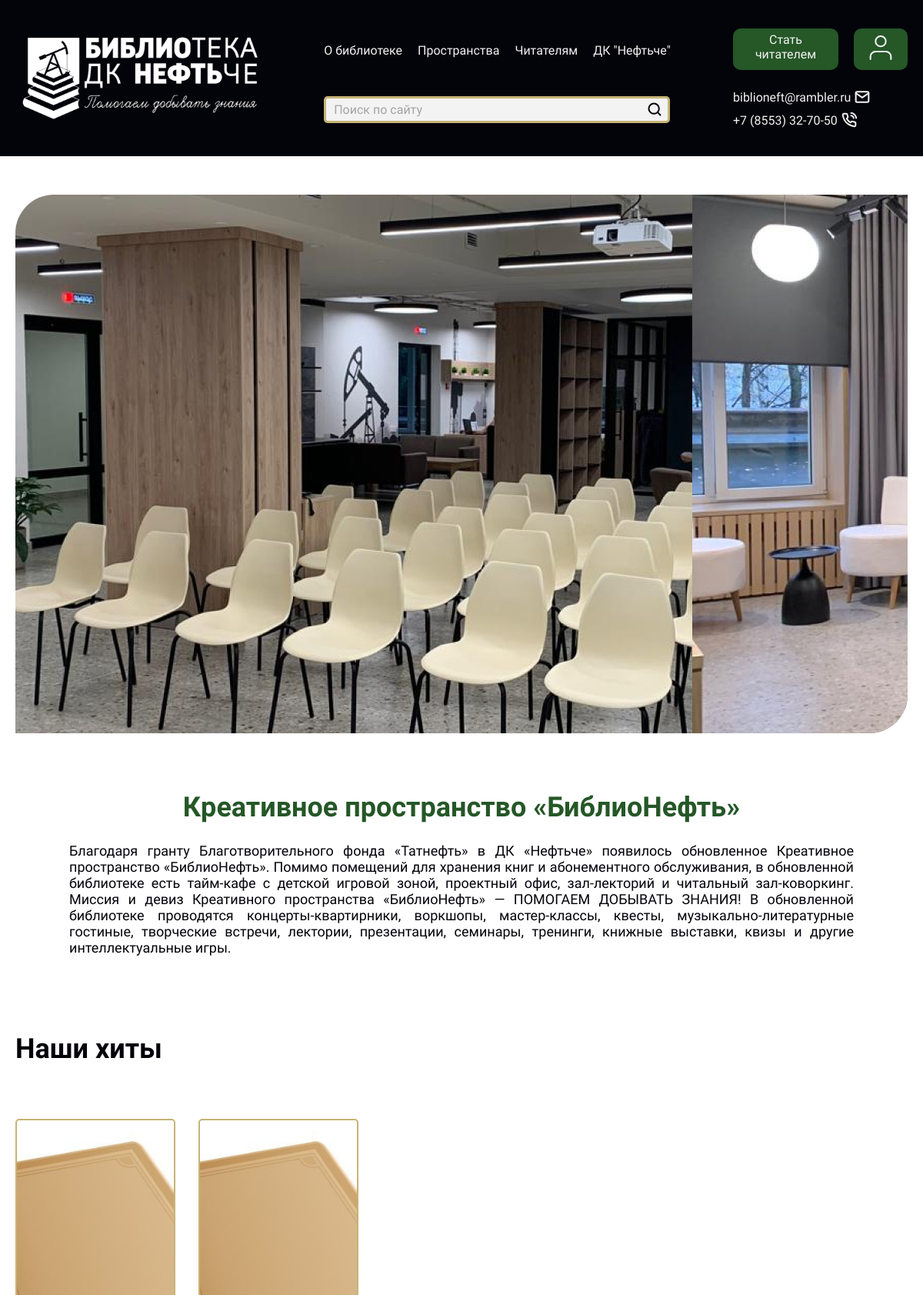
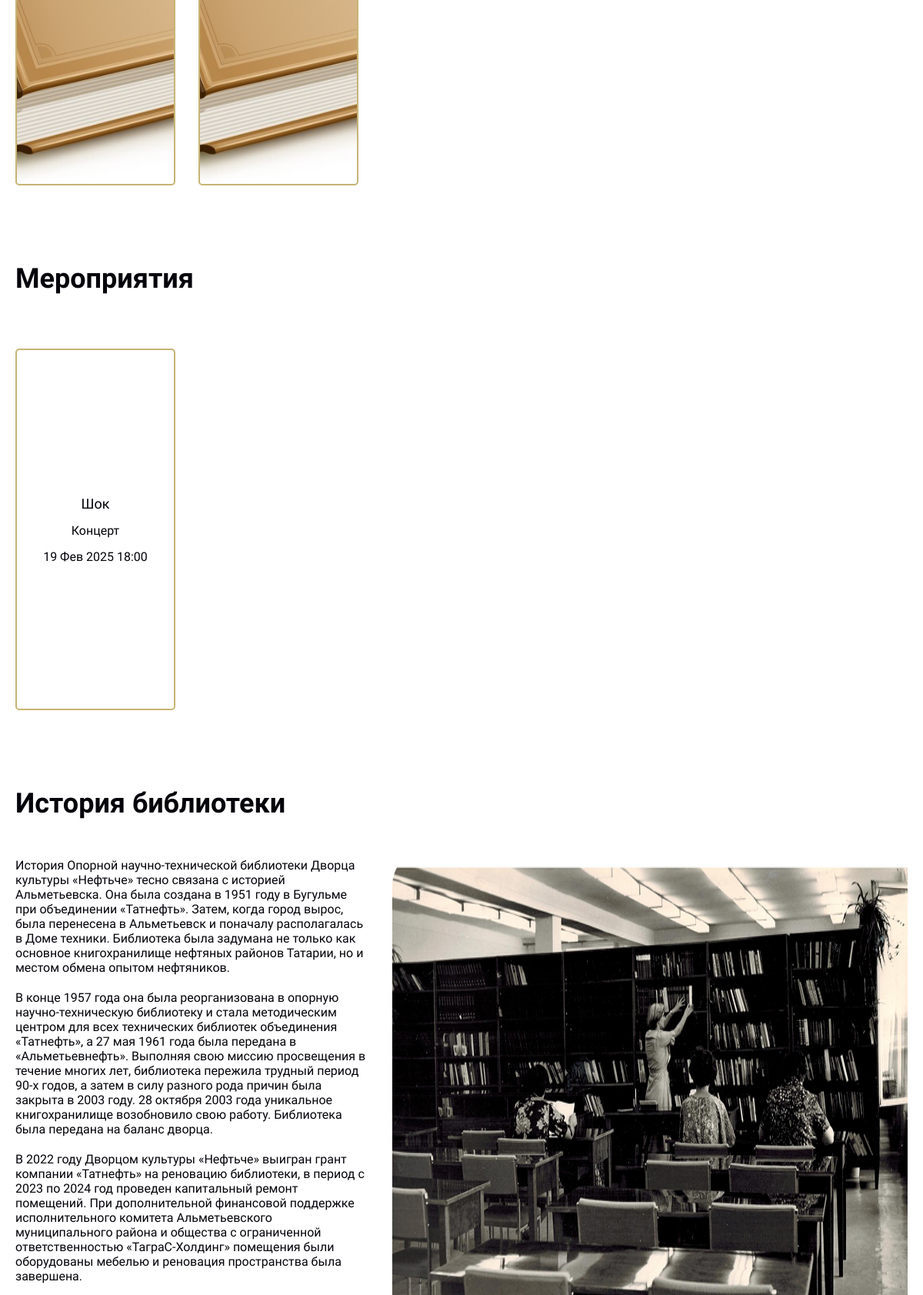
The page / (upper part) on the database its author committed (2 pictures, top to bottom).
### main/models.py (models this page shows, shortened)
class Book(models.Model):
    title = models.CharField(max_length=200, verbose_name="Название книги")
    author = models.CharField(max_length=100, verbose_name="Автор")
    description = models.TextField(verbose_name="Описание", blank=True, null=True)
    published_date = models.DateField(verbose_name="Дата написания")
    isbn = models.CharField(max_length=13, unique=True, verbose_name="ISBN")
    pages = models.PositiveIntegerField(verbose_name="Количество страниц", validators=[MinValueValidator(1)])
    borrowed_by = models.ForeignKey(
        User,
        on_delete=models.SET_NULL,
        null=True,
        blank=True,
        verbose_name="Взято на чтение",
        related_name="borrowed_books_by"
    )
    added_by = models.ForeignKey(
        User,
        on_delete=models.SET_NULL,
        null=True,
        blank=True,
        verbose_name="Добавлено пользователем",
        related_name="added_books"
    )
    created_at = models.DateTimeField(auto_now_add=True, verbose_name="Дата создания")
    updated_at = models.DateTimeField(auto_now=True, verbose_name="Дата обновления")
    image_book = models.ImageField(upload_to='book/', blank=True, null=True)
    class Meta:
        verbose_name = "Книга"
        verbose_name_plural = "Книги"

class Event(models.Model):
    EVENT_TYPES = [
        ('concert', 'Концерт'),
        ('lecture', 'Лекция'),
        ('workshop', 'Мастер-класс'),
        ('meetup', 'Встреча'),
        ('other', 'Другое'),
    ]
    title = models.CharField(max_length=200, verbose_name="Название мероприятия")
    description = models.TextField(verbose_name="Описание", blank=True, null=True)
    event_type = models.CharField(max_length=50, choices=EVENT_TYPES, verbose_name="Тип мероприятия")
    start_date = models.DateTimeField(verbose_name="Дата и время начала")
    location = models.CharField(max_length=200, verbose_name="Место проведения")
    organizer = models.ForeignKey(
        User,
        on_delete=models.SET_NULL,  # Если организатор удален, оставить событие
        null=True,
        blank=True,
        verbose_name="Организатор",
        related_name="organized_events"
    )
    participants = models.ManyToManyField(
        User,
        related_name="events_participated",
        blank=True,
        verbose_name="Зрители"
    )
    max_participants = models.PositiveIntegerField(
        verbose_name="Максимальное количество зрителей",
        validators=[MinValueValidator(1)],
        blank=True,
        null=True
    )
    is_active = models.BooleanField(default=True, verbose_name="Активно")
    created_at = models.DateTimeField(auto_now_add=True, verbose_name="Дата создания")
    updated_at = models.DateTimeField(auto_now=True, verbose_name="Дата обновления")
    class Meta:
        verbose_name = "Мероприятие"
        verbose_name_plural = "Мероприятия"

### main/views.py (the view)
# urls.py: path('', views.index, name='home'),
def index(request):
    books = Book.objects.exclude(image_book__isnull=True).exclude(image_book__exact='')
    events = Event.objects.filter(is_active=True).order_by('start_date')
    return render(request, 'main/index.html', {'books': books, 'events': events})

### main/templates/main/index.html (shortened to what this page needs)
{% extends 'base.html' %}
{% load static %}
{% block content %}
<div class="container">
  <div class="swiper mySwiper1">
    <div class="swiper-wrapper">
      <div class="swiper-slide">
        <img src="{% static 'images/karusel.png' %}" alt="">
      </div>
      <div class="swiper-slide">
        <img src="{% static 'images/karusel1.png' %}" alt="">
      </div>
    </div>
  </div>
  <h1 class="desc_title">Креативное пространство «БиблиоНефть»</h1>
  <p class="bn_desc">Благодаря гранту Благотворительного фонда «Татнефть» в ДК «Нефтьче» появилось обновленное Креативное пространство «БиблиоНефть». Помимо помещений для хранения книг и абонементного обслуживания, в обновленной библиотеке есть тайм-кафе с детской игровой зоной, проектный офис, зал-лекторий и читальный зал-коворкинг.
Миссия и девиз Креативного пространства «БиблиоНефть» — ПОМОГАЕМ ДОБЫВАТЬ ЗНАНИЯ! В обновленной библиотеке проводятся концерты-квартирники, воркшопы, мастер-классы, квесты, музыкально-литературные гостиные, творческие встречи, лектории, презентации, семинары, тренинги, книжные выставки, квизы и другие интеллектуальные игры.</p>
  <div class="books">
    <div class="events_head">
      <h1 class="events_title">Наши хиты</h1>
    </div>
    <div class="swiper mySwiper2">
      <div class="swiper-wrapper">
          {% for book in books %}
          <div class="swiper-slide"
               style="background-image: url('{{ book.image_book.url }}');">
          </div>
          {% endfor %}
      </div>
  </div>
  </div>
  <div class="events">
    <div class="events_head">
      <h1 class="events_title">Мероприятия</h1>
    </div>
    <div class="swiper mySwiper3">
      <div class="swiper-wrapper">
        {% for event in events %}
        <div class="swiper-slide">
          <div class="event_card">
            <a href="{% url 'event_detail' event.pk %}" class="event_title">{{ event.title }}</a>
            <p class="event_type">{{ event.get_event_type_display }}</p>
            <p class="event_date">{{ event.start_date|date:"d M Y H:i" }}</p>
          </div>
        </div>
        {% empty %}
        <div class="swiper-slide">
          <p>Нет мероприятий</p>
        </div>
        {% endfor %}
      </div>
  </div>
  </div>
  <div id="history" class="history">
    <h1 class="events_title">История библиотеки</h1>
    <div class="pages_first_line">
        <div class="pages_text">
            <p class="pages_par1">История Опорной научно-технической библиотеки Дворца культуры «Нефтьче» тесно связана с историей Альметьевска. Она была создана в 1951 году в Бугульме при объединении «Татнефть». Затем, когда город вырос, была перенесена в Альметьевск и поначалу располагалась в Доме техники. Библиотека была задумана не только как основное книгохранилище нефтяных районов Татарии, но и местом обмена опытом нефтяников.</p>
            <p class="pages_par2">В конце 1957 года она была реорганизована в опорную научно-техническую библиотеку и стала методическим центром для всех технических библиотек объединения «Татнефть», а 27 мая 1961 года была передана в «Альметьевнефть». Выполняя свою миссию просвещения в течение многих лет, библиотека пережила трудный период 90-х годов, а затем в силу разного рода причин была закрыта в 2003 году. 28 октября 2003 года уникальное книгохранилище возобновило свою работу. Библиотека была передана на баланс дворца.</p>
            <p class="pages_par3">В 2022 году Дворцом культуры «Нефтьче» выигран грант компании «Татнефть» на реновацию библиотеки, в период с 2023 по 2024 год проведен капитальный ремонт помещений. При дополнительной финансовой поддержке исполнительного комитета Альметьевского муниципального района и общества с ограниченной ответственностью «ТаграС-Холдинг» помещения были оборудованы мебелью и реновация пространства была завершена.</p>
        </div>
        <img src="{% static 'pages_img/history/history1.png' %}" alt="">
    </div>
  </div>
</div>
{% endblock %}

### main/static/style.css (style rules this page uses)
* { box-sizing: border-box; margin: 0; padding: 0; font-family: Unbounded; color: #03030A; scroll-behavior: smooth; }
.container { overflow: hidden; max-width: 1760px; padding: 0 20px; margin: 0 auto; }
a { text-decoration: none; }
.desc_title { color: #255727; font-size: 36px; text-align: center; margin-top: 75px; }
.bn_desc { margin: 0 auto; margin-top: 25px; text-align: justify; width: 1020px; font-size: 18px; font-weight: 500; }
.mySwiper1 { margin-top: 50px; border-top-left-radius: 50px; border-bottom-right-radius: 50px; }
.swiper-slide, .book_cards { display: flex; justify-content: center; align-items: center; }
.events_head { margin-top: 100px; display: flex; align-items: center; justify-content: space-between; }
.events_title, .pages_title { font-size: 36px; }
.mySwiper2, .mySwiper3 { margin-top: 20px; }
.events .swiper-slide, .books .swiper-slide, .book_card { border: 2px #C7B475 solid; border-radius: 5px; height: 470px; width: 320px; }
.mySwiper2 .swiper-slide, .book_card { position: relative; background-size: cover; background-position: center; transition: opacity 0.3s ease; }
.mySwiper2 .swiper-slide::before, .book_card::before { content: ''; position: absolute; top: 0; left: 0; right: 0; bottom: 0; background: rgba(0, 0, 0, 0.5); opacity: 0; transition: opacity 0.3s ease; }
.event_card { text-align: center; display: flex; flex-direction: column; gap: 15px; }
.book_title_link, .event_title { font-size: 18px; font-weight: 500; }
.events { margin-bottom: 100px; }
.pages_first_line { margin-top: 50px; }
.pages_first_line, .pages_second_line, .pages_img_big { margin-bottom: 30px; }
.pages_first_line, .pages_second_line { display: flex; gap: 30px; }
.pages_par1, .pages_par2 { max-width: 1020px; }
.pages_par1, .pages_par2, .pages_par3, .pages_par4, .pages_par5 { margin-bottom: 20px; }
.history { margin-bottom: 100px; }

### rows shown on the page
Book: image_book (picture)
Book: image_book (picture)
Event: title "Шок", event_type "Концерт", start_date "19 Фев 2025 18:00"
